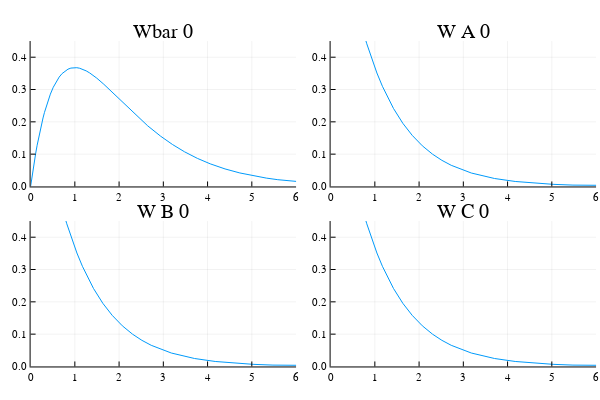

Notebook code cell kept with this figure:
### Code cell
plot(plts[1, 1:4]..., legend=false)

### Figure 1 — Plotly figure (JSON) as saved in the notebook; plotly's stock layout.template omitted (floating-point values rounded to 4 significant figures)
{"data": [{"colorbar": {"title": ""}, "legendgroup": "y1", "line": {"color": "rgba(0, 154, 250, 1.000)", "dash": "solid", "shape": "linear", "width": 1}, "mode": "lines", "name": "y1", "showlegend": true, "type": "scatter", "x": [0, 0.01435, 0.0287, 0.04305, 0.05741, 0.07176, 0.08611, 0.1005, 0.1148, 0.148, 0.1812, 0.2143, 0.2475, 0.2807, 0.3139, 0.347, 0.3802, 0.4466, 0.5129, 0.5793, 0.6456, 0.712, 0.7783, 0.8447, 0.911, 0.9774, 1.044, 1.11, 1.176, 1.256, 1.336, 1.416, 1.495, 1.655, 1.814, 2.084, 2.354, 2.647, 2.94, 3.21, 3.48, 3.769, 4.059, 4.395, 4.73, 5.028, 5.326, 5.588, 5.849, 6.419, 6.993, 7.627, 8.23, 8.857, 9.385, 10.03, 10.64, 11.61, 11.76], "xaxis": "x1", "y": [0, 0.01415, 0.02789, 0.04124, 0.0542, 0.06679, 0.079, 0.09086, 0.1024, 0.1276, 0.1511, 0.173, 0.1932, 0.212, 0.2293, 0.2453, 0.26, 0.2857, 0.3071, 0.3246, 0.3385, 0.3493, 0.3574, 0.363, 0.3663, 0.3678, 0.3675, 0.3658, 0.3628, 0.3577, 0.3512, 0.3437, 0.3352, 0.3163, 0.2956, 0.2593, 0.2236, 0.1876, 0.1555, 0.1296, 0.1072, 0.08694, 0.07008, 0.05425, 0.04175, 0.03294, 0.0259, 0.02092, 0.01686, 0.01046, 0.006423, 0.003716, 0.002193, 0.001261, 0.0007878, 0.0004419, 0.0002556, 0.0001057, 9.216e-05], "yaxis": "y1", "zmax": null, "zmin": null}, {"colorbar": {"title": ""}, "legendgroup": "y1", "line": {"color": "rgba(0, 154, 250, 1.000)", "dash": "solid", "shape": "linear", "width": 1}, "mode": "lines", "name": "y1", "showlegend": true, "type": "scatter", "x": [0, 0.02249, 0.04497, 0.06746, 0.08995, 0.1939, 0.2979, 0.4018, 0.5058, 0.6097, 0.7137, 0.8177, 0.9216, 1.047, 1.172, 1.296, 1.421, 1.633, 1.844, 2.074, 2.303, 2.515, 2.726, 3.18, 3.706, 4.173, 4.582, 5.029, 5.478, 5.975, 6.448, 6.939, 7.353, 7.858, 8.333, 9.093, 9.21], "xaxis": "x2", "y": [1, 0.9778, 0.956, 0.9348, 0.914, 0.8237, 0.7424, 0.6691, 0.603, 0.5435, 0.4898, 0.4415, 0.3979, 0.3511, 0.3099, 0.2735, 0.2414, 0.1954, 0.1582, 0.1257, 0.09995, 0.08089, 0.06546, 0.04159, 0.02458, 0.01541, 0.01023, 0.006545, 0.004176, 0.002541, 0.001584, 0.0009691, 0.0006408, 0.0003867, 0.0002405, 0.0001124, 0.0001], "yaxis": "y2", "zmax": null, "zmin": null}, {"colorbar": {"title": ""}, "legendgroup": "y1", "line": {"color": "rgba(0, 154, 250, 1.000)", "dash": "solid", "shape": "linear", "width": 1}, "mode": "lines", "name": "y1", "showlegend": true, "type": "scatter", "x": [0, 0.02249, 0.04497, 0.06746, 0.08995, 0.1939, 0.2979, 0.4018, 0.5058, 0.6097, 0.7137, 0.8177, 0.9216, 1.047, 1.172, 1.296, 1.421, 1.633, 1.844, 2.074, 2.303, 2.515, 2.726, 3.18, 3.706, 4.173, 4.582, 5.029, 5.478, 5.975, 6.448, 6.939, 7.353, 7.858, 8.333, 9.093, 9.21], "xaxis": "x3", "y": [1, 0.9778, 0.956, 0.9348, 0.914, 0.8237, 0.7424, 0.6691, 0.603, 0.5435, 0.4898, 0.4415, 0.3979, 0.3511, 0.3099, 0.2735, 0.2414, 0.1954, 0.1582, 0.1257, 0.09995, 0.08089, 0.06546, 0.04159, 0.02458, 0.01541, 0.01023, 0.006545, 0.004176, 0.002541, 0.001584, 0.0009691, 0.0006408, 0.0003867, 0.0002405, 0.0001124, 0.0001], "yaxis": "y3", "zmax": null, "zmin": null}, {"colorbar": {"title": ""}, "legendgroup": "y1", "line": {"color": "rgba(0, 154, 250, 1.000)", "dash": "solid", "shape": "linear", "width": 1}, "mode": "lines", "name": "y1", "showlegend": true, "type": "scatter", "x": [0, 0.02249, 0.04497, 0.06746, 0.08995, 0.1939, 0.2979, 0.4018, 0.5058, 0.6097, 0.7137, 0.8177, 0.9216, 1.047, 1.172, 1.296, 1.421, 1.633, 1.844, 2.074, 2.303, 2.515, 2.726, 3.18, 3.706, 4.173, 4.582, 5.029, 5.478, 5.975, 6.448, 6.939, 7.353, 7.858, 8.333, 9.093, 9.21], "xaxis": "x4", "y": [1, 0.9778, 0.956, 0.9348, 0.914, 0.8237, 0.7424, 0.6691, 0.603, 0.5435, 0.4898, 0.4415, 0.3979, 0.3511, 0.3099, 0.2735, 0.2414, 0.1954, 0.1582, 0.1257, 0.09995, 0.08089, 0.06546, 0.04159, 0.02458, 0.01541, 0.01023, 0.006545, 0.004176, 0.002541, 0.001584, 0.0009691, 0.0006408, 0.0003867, 0.0002405, 0.0001124, 0.0001], "yaxis": "y4", "zmax": null, "zmin": null}], "layout": {"annotations": [{"font": {"color": "rgba(0, 0, 0, 1.000)", "family": "sans-serif", "size": 20}, "rotation": 0, "showarrow": false, "text": "Wbar 0", "x": 0.2722, "xanchor": "center", "xref": "paper", "y": 1, "yanchor": "top", "yref": "paper"}, {"font": {"color": "rgba(0, 0, 0, 1.000)", "family": "sans-serif", "size": 20}, "rotation": 0, "showarrow": false, "text": "W A 0", "x": 0.7722, "xanchor": "center", "xref": "paper", "y": 1, "yanchor": "top", "yref": "paper"}, {"font": {"color": "rgba(0, 0, 0, 1.000)", "family": "sans-serif", "size": 20}, "rotation": 0, "showarrow": false, "text": "W B 0", "x": 0.2722, "xanchor": "center", "xref": "paper", "y": 0.5, "yanchor": "top", "yref": "paper"}, {"font": {"color": "rgba(0, 0, 0, 1.000)", "family": "sans-serif", "size": 20}, "rotation": 0, "showarrow": false, "text": "W C 0", "x": 0.7722, "xanchor": "center", "xref": "paper", "y": 0.5, "yanchor": "top", "yref": "paper"}], "height": 400, "margin": {"b": 20, "l": 0, "r": 0, "t": 20}, "paper_bgcolor": "rgba(255, 255, 255, 1.000)", "plot_bgcolor": "rgba(255, 255, 255, 1.000)", "showlegend": false, "width": 600, "xaxis1": {"anchor": "y1", "domain": [0.05101, 0.4934], "gridcolor": "rgba(0, 0, 0, 0.100)", "gridwidth": 0.5, "linecolor": "rgba(0, 0, 0, 1.000)", "mirror": false, "range": [0, 6], "showgrid": true, "showline": true, "showticklabels": true, "tickangle": 0, "tickcolor": "rgb(0, 0, 0)", "tickfont": {"color": "rgba(0, 0, 0, 1.000)", "family": "sans-serif", "size": 11}, "tickmode": "array", "ticks": "inside", "ticktext": ["0", "1", "2", "3", "4", "5", "6"], "tickvals": [0, 1, 2, 3, 4, 5, 6], "title": "", "titlefont": {"color": "rgba(0, 0, 0, 1.000)", "family": "sans-serif", "size": 15}, "type": "-", "visible": true, "zeroline": false, "zerolinecolor": "rgba(0, 0, 0, 1.000)"}, "xaxis2": {"anchor": "y2", "domain": [0.551, 0.9934], "gridcolor": "rgba(0, 0, 0, 0.100)", "gridwidth": 0.5, "linecolor": "rgba(0, 0, 0, 1.000)", "mirror": false, "range": [0, 6], "showgrid": true, "showline": true, "showticklabels": true, "tickangle": 0, "tickcolor": "rgb(0, 0, 0)", "tickfont": {"color": "rgba(0, 0, 0, 1.000)", "family": "sans-serif", "size": 11}, "tickmode": "array", "ticks": "inside", "ticktext": ["0", "1", "2", "3", "4", "5", "6"], "tickvals": [0, 1, 2, 3, 4, 5, 6], "title": "", "titlefont": {"color": "rgba(0, 0, 0, 1.000)", "family": "sans-serif", "size": 15}, "type": "-", "visible": true, "zeroline": false, "zerolinecolor": "rgba(0, 0, 0, 1.000)"}, "xaxis3": {"anchor": "y3", "domain": [0.05101, 0.4934], "gridcolor": "rgba(0, 0, 0, 0.100)", "gridwidth": 0.5, "linecolor": "rgba(0, 0, 0, 1.000)", "mirror": false, "range": [0, 6], "showgrid": true, "showline": true, "showticklabels": true, "tickangle": 0, "tickcolor": "rgb(0, 0, 0)", "tickfont": {"color": "rgba(0, 0, 0, 1.000)", "family": "sans-serif", "size": 11}, "tickmode": "array", "ticks": "inside", "ticktext": ["0", "1", "2", "3", "4", "5", "6"], "tickvals": [0, 1, 2, 3, 4, 5, 6], "title": "", "titlefont": {"color": "rgba(0, 0, 0, 1.000)", "family": "sans-serif", "size": 15}, "type": "-", "visible": true, "zeroline": false, "zerolinecolor": "rgba(0, 0, 0, 1.000)"}, "xaxis4": {"anchor": "y4", "domain": [0.551, 0.9934], "gridcolor": "rgba(0, 0, 0, 0.100)", "gridwidth": 0.5, "linecolor": "rgba(0, 0, 0, 1.000)", "mirror": false, "range": [0, 6], "showgrid": true, "showline": true, "showticklabels": true, "tickangle": 0, "tickcolor": "rgb(0, 0, 0)", "tickfont": {"color": "rgba(0, 0, 0, 1.000)", "family": "sans-serif", "size": 11}, "tickmode": "array", "ticks": "inside", "ticktext": ["0", "1", "2", "3", "4", "5", "6"], "tickvals": [0, 1, 2, 3, 4, 5, 6], "title": "", "titlefont": {"color": "rgba(0, 0, 0, 1.000)", "family": "sans-serif", "size": 15}, "type": "-", "visible": true, "zeroline": false, "zerolinecolor": "rgba(0, 0, 0, 1.000)"}, "yaxis1": {"anchor": "x1", "domain": [0.5376, 0.9415], "gridcolor": "rgba(0, 0, 0, 0.100)", "gridwidth": 0.5, "linecolor": "rgba(0, 0, 0, 1.000)", "mirror": false, "range": [0, 0.45], "showgrid": true, "showline": true, "showticklabels": true, "tickangle": 0, "tickcolor": "rgb(0, 0, 0)", "tickfont": {"color": "rgba(0, 0, 0, 1.000)", "family": "sans-serif", "size": 11}, "tickmode": "array", "ticks": "inside", "ticktext": ["0.0", "0.1", "0.2", "0.3", "0.4"], "tickvals": [0, 0.1, 0.2, 0.3, 0.4], "title": "", "titlefont": {"color": "rgba(0, 0, 0, 1.000)", "family": "sans-serif", "size": 15}, "type": "-", "visible": true, "zeroline": false, "zerolinecolor": "rgba(0, 0, 0, 1.000)"}, "yaxis2": {"anchor": "x2", "domain": [0.5376, 0.9415], "gridcolor": "rgba(0, 0, 0, 0.100)", "gridwidth": 0.5, "linecolor": "rgba(0, 0, 0, 1.000)", "mirror": false, "range": [0, 0.45], "showgrid": true, "showline": true, "showticklabels": true, "tickangle": 0, "tickcolor": "rgb(0, 0, 0)", "tickfont": {"color": "rgba(0, 0, 0, 1.000)", "family": "sans-serif", "size": 11}, "tickmode": "array", "ticks": "inside", "ticktext": ["0.0", "0.1", "0.2", "0.3", "0.4"], "tickvals": [0, 0.1, 0.2, 0.3, 0.4], "title": "", "titlefont": {"color": "rgba(0, 0, 0, 1.000)", "family": "sans-serif", "size": 15}, "type": "-", "visible": true, "zeroline": false, "zerolinecolor": "rgba(0, 0, 0, 1.000)"}, "yaxis3": {"anchor": "x3", "domain": [0.03762, 0.4415], "gridcolor": "rgba(0, 0, 0, 0.100)", "gridwidth": 0.5, "linecolor": "rgba(0, 0, 0, 1.000)", "mirror": false, "range": [0, 0.45], "showgrid": true, "showline": true, "showticklabels": true, "tickangle": 0, "tickcolor": "rgb(0, 0, 0)", "tickfont": {"color": "rgba(0, 0, 0, 1.000)", "family": "sans-serif", "size": 11}, "tickmode": "array", "ticks": "inside", "ticktext": ["0.0", "0.1", "0.2", "0.3", "0.4"], "tickvals": [0, 0.1, 0.2, 0.3, 0.4], "title": "", "titlefont": {"color": "rgba(0, 0, 0, 1.000)", "family": "sans-serif", "size": 15}, "type": "-", "visible": true, "zeroline": false, "zerolinecolor": "rgba(0, 0, 0, 1.000)"}, "yaxis4": {"anchor": "x4", "domain": [0.03762, 0.4415], "gridcolor": "rgba(0, 0, 0, 0.100)", "gridwidth": 0.5, "linecolor": "rgba(0, 0, 0, 1.000)", "mirror": false, "range": [0, 0.45], "showgrid": true, "showline": true, "showticklabels": true, "tickangle": 0, "tickcolor": "rgb(0, 0, 0)", "tickfont": {"color": "rgba(0, 0, 0, 1.000)", "family": "sans-serif", "size": 11}, "tickmode": "array", "ticks": "inside", "ticktext": ["0.0", "0.1", "0.2", "0.3", "0.4"], "tickvals": [0, 0.1, 0.2, 0.3, 0.4], "title": "", "titlefont": {"color": "rgba(0, 0, 0, 1.000)", "family": "sans-serif", "size": 15}, "type": "-", "visible": true, "zeroline": false, "zerolinecolor": "rgba(0, 0, 0, 1.000)"}}}
